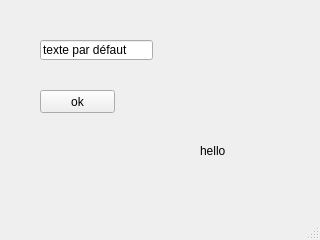
<?xml version="1.0" encoding="UTF-8"?>
<ui version="4.0">
 <class>MainWindow</class>
 <widget class="QMainWindow" name="MainWindow">
  <property name="geometry">
   <rect>
    <x>0</x>
    <y>0</y>
    <width>320</width>
    <height>240</height>
   </rect>
  </property>
  <property name="windowTitle">
   <string>Ex01-bouton.ui</string>
  </property>
  <widget class="QWidget" name="centralwidget">
   <widget class="QPushButton" name="PushButton">
    <property name="geometry">
     <rect>
      <x>40</x>
      <y>90</y>
      <width>75</width>
      <height>23</height>
     </rect>
    </property>
    <property name="text">
     <string>ok</string>
    </property>
   </widget>
   <widget class="QLabel" name="label">
    <property name="geometry">
     <rect>
      <x>200</x>
      <y>140</y>
      <width>81</width>
      <height>21</height>
     </rect>
    </property>
    <property name="text">
     <string>hello</string>
    </property>
   </widget>
   <widget class="QLineEdit" name="lineEdit">
    <property name="geometry">
     <rect>
      <x>40</x>
      <y>40</y>
      <width>113</width>
      <height>20</height>
     </rect>
    </property>
    <property name="text">
     <string>texte par défaut</string>
    </property>
   </widget>
  </widget>
  <widget class="QMenuBar" name="menubar">
   <property name="geometry">
    <rect>
     <x>0</x>
     <y>0</y>
     <width>320</width>
     <height>21</height>
    </rect>
   </property>
  </widget>
  <widget class="QStatusBar" name="statusbar"/>
 </widget>
 <resources/>
 <connections/>
</ui>
